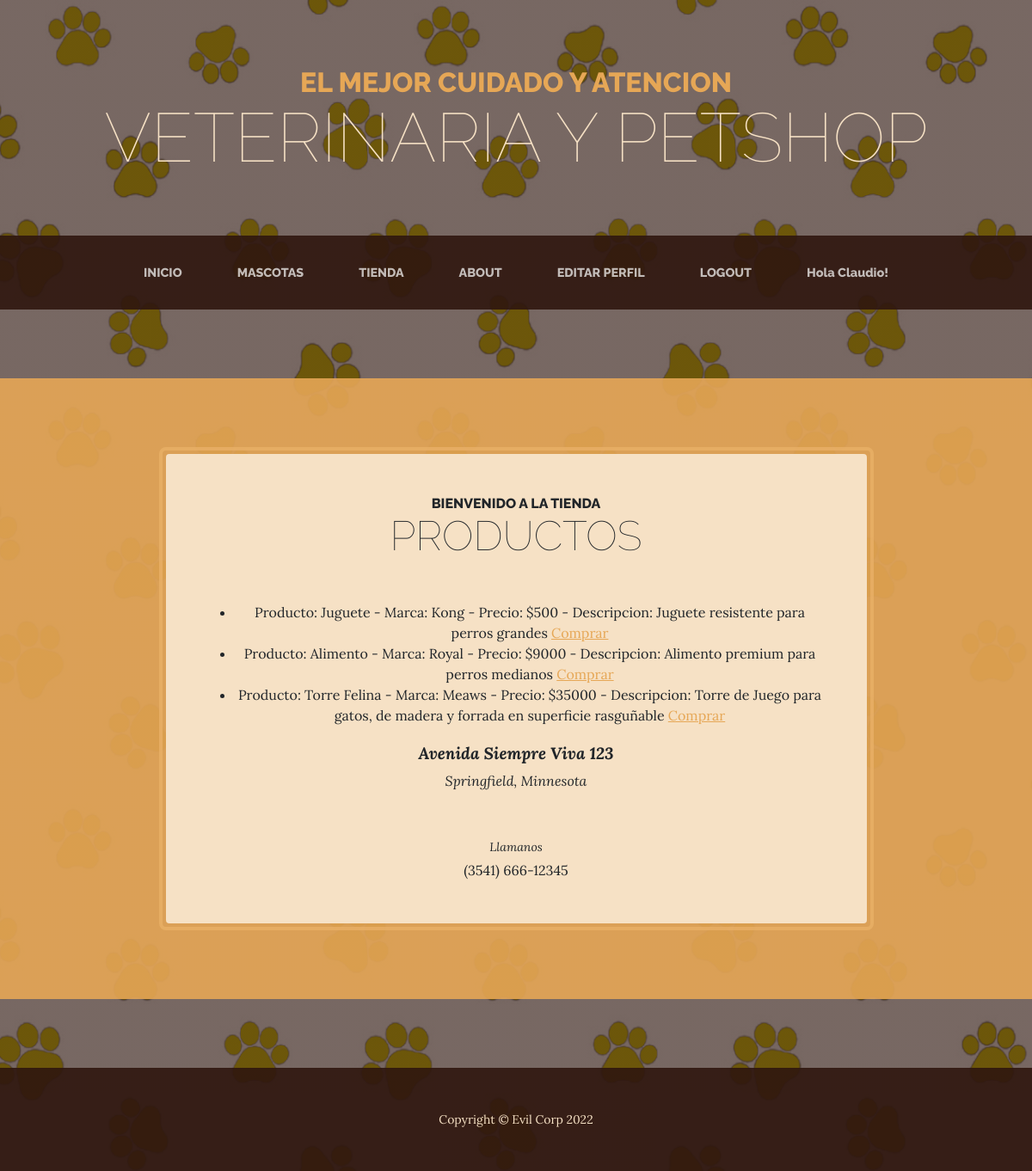
The app's page /tienda/ (signed in) with its own data.
### apptienda/models.py (models this page shows, shortened)
class Productos(models.Model):
    id = models.AutoField(primary_key=True)
    nombre = models.CharField(max_length=100, verbose_name= 'Nombre')
    marca = models.CharField(max_length=100, verbose_name= 'Marca')
    precio = models.IntegerField(verbose_name= 'Precio', null=True)
    imagen = models.ImageField(upload_to='Imagenes/',verbose_name='Imagen', null= True)
    descripcion= models.TextField(verbose_name= 'Descripcion', null=True)
    def __str__(self):
        fila = f"Producto: {self.nombre} - Marca: {self.marca} - Precio: ${self.precio} - Descripcion: {self.descripcion}"
        return fila

### apptienda/views.py (the view)
# urls.py: path('tienda/', vista_tienda, name="vet-tienda"),
def vista_tienda(request):
    productos = Productos.objects.all()
    contexto = {"productos":productos}
    return render(request, "apptienda/productos.html", contexto)

### apptienda/templates/apptienda/productos.html (shortened to what this page needs)
{% extends 'apptienda/base.html' %}
{% load static %}
{% block titulo %} Bienvenido a la tienda {% endblock %}
{% block subtitulo %} Productos {% endblock %}
{% block Contenido%}
    {% if productos %}
        <ul>
        {% for producto in productos %}
            <li>{{producto}} <a href="{% url 'vet-comprar' producto.id %}">Comprar</a></li>
        {% endfor %}
        </ul>
    {% else %}
        <p> Ups! de momento estamos sin stock </p>
        <p> Pronto tendremos nuevos productos </p>
    {% endif %}
<p class="address mb-5">
    <em>
        <strong>Avenida Siempre Viva 123</strong>
        <br />
        Springfield, Minnesota
    </em>
</p>
<p class="mb-0">
    <small><em>Llamanos</em></small>
    <br />
    (3541) 666-12345
</p>
{% endblock %}

### apptienda/templates/apptienda/base.html (shortened to what this page needs)
<!DOCTYPE html>
<html lang="en">
    {% load static %}
    <head>
        <link href="{% static 'css/styles.css'%}" rel="stylesheet" />
    </head>
    <body>
        <header>
            <h1 class="site-heading text-center text-faded d-none d-lg-block">
                <span class="site-heading-upper text-primary mb-3">El mejor cuidado y atencion</span>
                <span class="site-heading-lower">Veterinaria y PetShop</span>
            </h1>
        </header>
        <nav class="navbar navbar-expand-lg navbar-dark py-lg-4" id="mainNav">
            <div class="container">
                <div class="collapse navbar-collapse" id="navbarSupportedContent">
                    <ul class="navbar-nav mx-auto">
                        <li class="nav-item px-lg-4"><a class="nav-link text-uppercase" href="{% url 'tienda-inicio' %}">INICIO</a></li>
                        <li class="nav-item px-lg-4"><a class="nav-link text-uppercase" href="{% url 'vet-mascotas' %}">MASCOTAS</a></li>
                        <li class="nav-item px-lg-4"><a class="nav-link text-uppercase" href="{% url 'vet-tienda' %}">TIENDA</a></li>
                        <li class="nav-item px-lg-4"><a class="nav-link text-uppercase" href="{% url 'vet-about' %}">ABOUT</a></li>
                        {% if request.user.is_authenticated %}
                        <li class="nav-item px-lg-4"><a class="nav-link text-uppercase" href="{% url 'vet-perfil' %}">EDITAR PERFIL</a></li>
                        <li class="nav-item px-lg-4"><a class="nav-link text-uppercase" href="{% url 'vet-logout' %}">LOGOUT</a></li>
                        <li class="nav-item px-lg-4"><a class="nav-link " href=""> Hola {{request.user.username}}!</a></li>
                        {% else %}
                            <li class="nav-item px-lg-4"><a class="nav-link text-uppercase" href="{% url 'vet-login' %}">LOGIN</a></li>
                        {% endif %}
                    </ul>
                </div>
            </div>
        </nav>
        <section class="page-section cta">
            <div class="container">
                <div class="row">
                    <div class="col-xl-9 mx-auto">
                        <div class="cta-inner bg-faded text-center rounded">
                            <h2 class="section-heading mb-5">
                                <span class="section-heading-upper">{% block titulo %}{% endblock %}</span>
                                <span class="section-heading-lower">{% block subtitulo %}{% endblock %}</span>
                            </h2>
                                {% block Contenido %}{% endblock %}
                        </div>
                    </div>
                </div>
            </div>
        </section>
        <footer class="footer text-faded text-center py-5">
            <div class="container"><p class="m-0 small">Copyright &copy; Evil Corp 2022</p></div>
        </footer>
    </body>
</html>

### records on screen
Productos: nombre+marca+precio "Producto: Juguete - Marca: Kong - Precio: $500 - Descripcion: Juguete resistente para perros grandes"
Productos: nombre+marca+precio "Producto: Alimento - Marca: Royal - Precio: $9000 - Descripcion: Alimento premium para perros medianos"
Productos: nombre+marca+precio "Producto: Torre Felina - Marca: Meaws - Precio: $35000 - Descripcion: Torre de Juego para gatos, de madera y forrada en superficie rasguñable"

### other values on screen
{{ request.user.username }} "Claudio"
